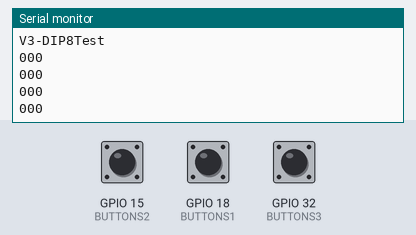
The sketch below on a simulated ESP32. Shown: the last lines printed to the serial monitor. The inputs (shaded band) are chosen by the test bench; at power-on: GPIO 15 (BUTTONS2) LOW, GPIO 18 (BUTTONS1) LOW, GPIO 32 (BUTTONS3) LOW.

Above: at 1.8 s.
1.9 s: GPIO 15 (BUTTONS2) pulled HIGH for 0.6 s
At 2.4 s:
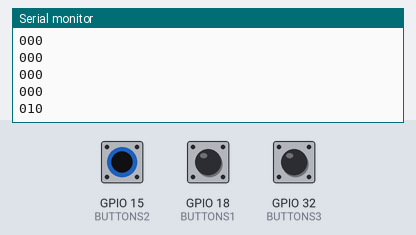
4.0 s: GPIO 18 (BUTTONS1) pulled HIGH for 0.6 s
At 4.4 s:
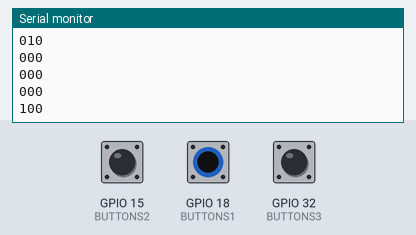
6.1 s: GPIO 32 (BUTTONS3) pulled HIGH for 0.6 s
At 6.9 s:
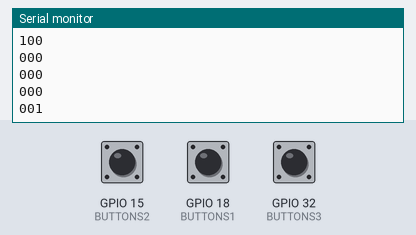
Timing chart, 0 to 9.1 s (numbered marks = the images above; inputs shaded):
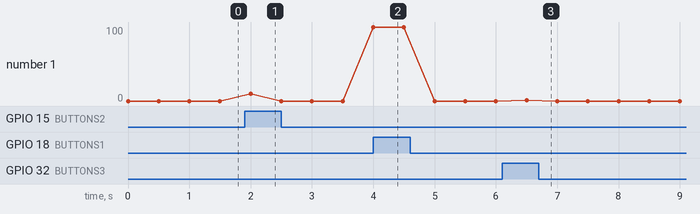

The sketch:

V3-ESP32-3BUTTONTest.ino
```cpp
// GP19
#define BUTTONS1 18
// GP09
#define BUTTONS2 15
// GP08
#define BUTTONS3 32


void setup() {
  // put your setup code here, to run once:
  pinMode(BUTTONS1, INPUT);
  pinMode(BUTTONS2, INPUT);
  pinMode(BUTTONS3, INPUT);


  Serial.begin(115200);
  Serial.println("\nV3-DIP8Test");
}

void loop() {
  // put your main code here, to run repeatedly:


  Serial.print(digitalRead(BUTTONS1));
  Serial.print(digitalRead(BUTTONS2));
  Serial.println(digitalRead(BUTTONS3));
  delay(500);
}
```

Measured:
- after the input at 1.9 s, the serial monitor: prints a new line after 0.10 s (image 1)
- after the input at 4.0 s, the serial monitor: prints a new line at once (image 2)
- after the input at 6.1 s, the serial monitor: prints a new line after 0.40 s (image 3)
